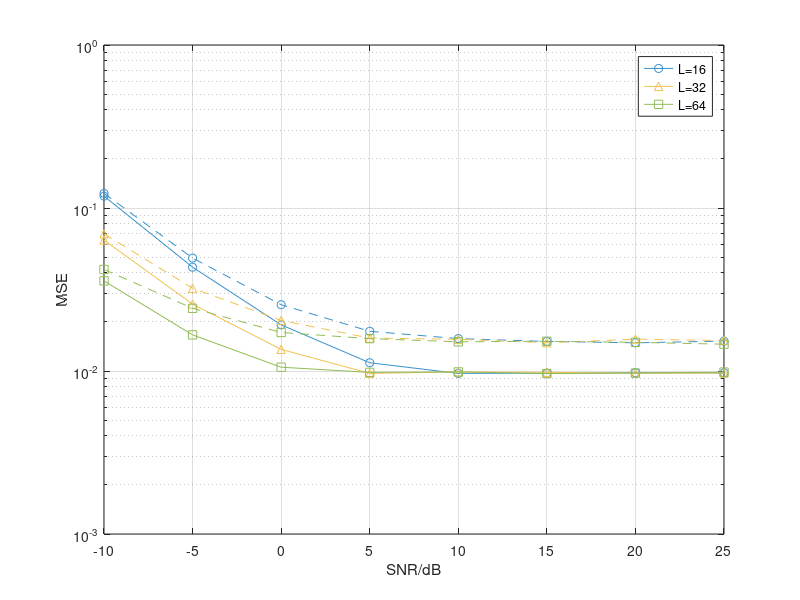
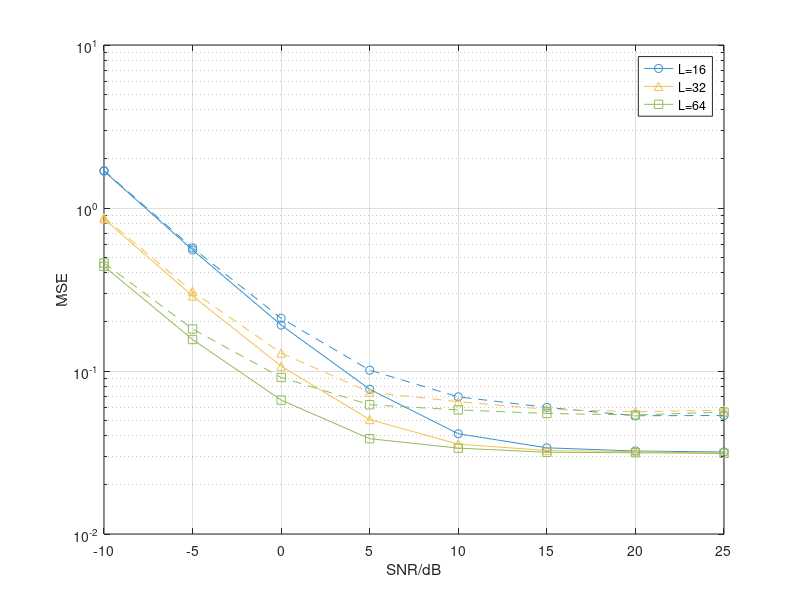

Source code (MATLAB) for these figures, in order:
load('res_ul_16m.mat');
load('res_ul_32m.mat');
load('res_ul_64m.mat');
load('res_ul_16.mat');
load('res_ul_32.mat');
load('res_ul_64.mat');
load('res_dl_16m.mat');
load('res_dl_32m.mat');
load('res_dl_64m.mat');
load('res_dl_16.mat');
load('res_dl_32.mat');
load('res_dl_64.mat');
snr=-10:5:25;
figure(1);
grid on;
h1=semilogy(snr,res_ul_16m,'-o','Color',[56/255 145/255 204/255]);
hold on;
h2=semilogy(snr,res_ul_32m,'-^','Color',[241/255 194/255 81/255]);
hold on;
h3=semilogy(snr,res_ul_64m,'-s','Color',[145/255 188/255 87/255]);
hold on;
h4=semilogy(snr,res_ul_16,'--o','Color',[56/255 145/255 204/255]);
hold on;
h5=semilogy(snr,res_ul_32,'--^','Color',[241/255 194/255 81/255]);
hold on;
h6=semilogy(snr,res_ul_64,'--s','Color',[145/255 188/255 87/255]);

xlabel('SNR/dB');
ylabel('MSE');
%title('uplink');
legend([h1 h2 h3],'L=16','L=32','L=64');
grid on;



figure(2);

h7=semilogy(snr,res_dl_16m,'-o','Color',[56/255 145/255 204/255]);
hold on;
h8=semilogy(snr,res_dl_32m,'-^','Color',[241/255 194/255 81/255]);
hold on;
h9=semilogy(snr,res_dl_64m,'-s','Color',[145/255 188/255 87/255]);
hold on;
h10=semilogy(snr,res_dl_16,'--o','Color',[56/255 145/255 204/255]);
hold on;
h11=semilogy(snr,res_dl_32,'--^','Color',[241/255 194/255 81/255]);
hold on;
h12=semilogy(snr,res_dl_64,'--s','Color',[145/255 188/255 87/255]);

xlabel('SNR/dB');
ylabel('MSE');
%title('downlink');
legend([h7 h8 h9],'L=16','L=32','L=64');
grid on;